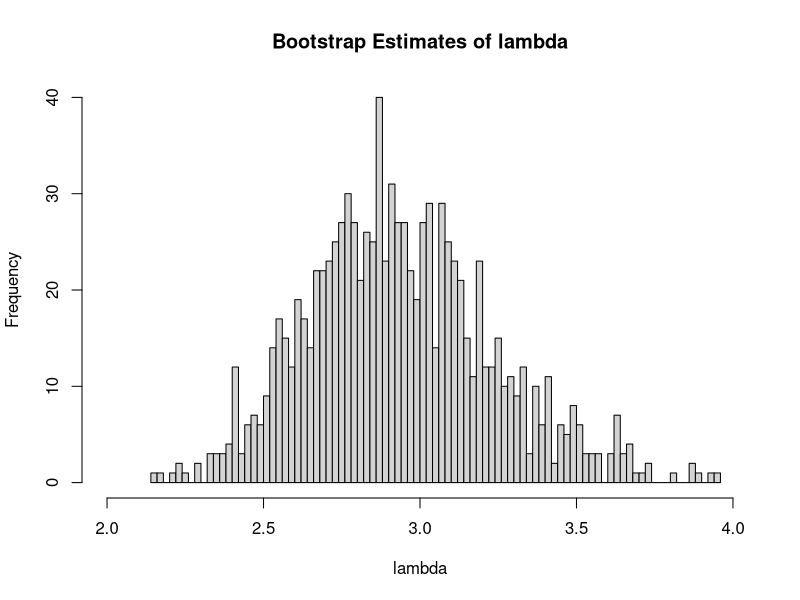
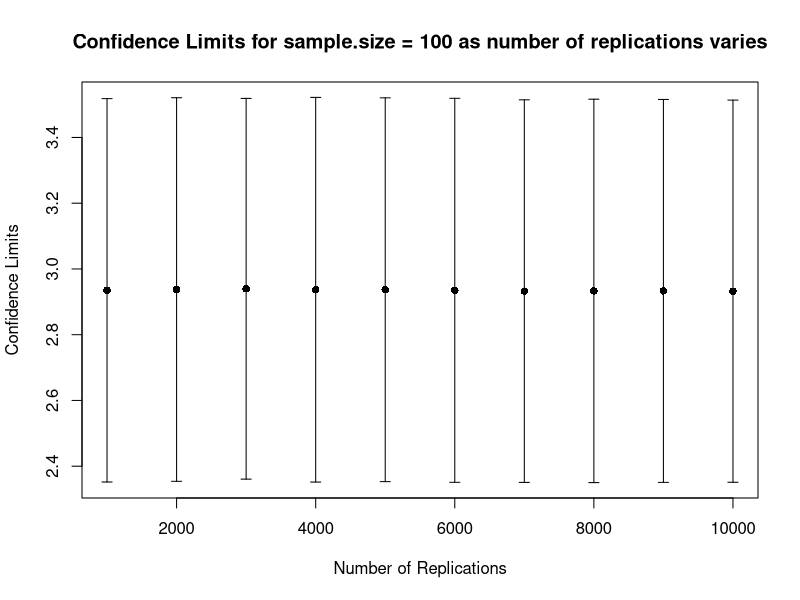
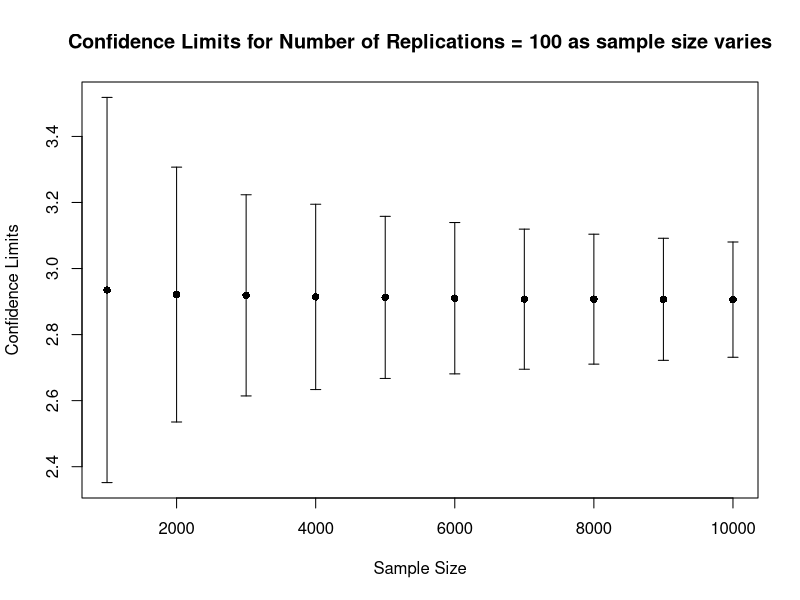

Generate these figures, in order, with R:
## ---- chunk 1
set.seed(0)
test_data <- rexp(100, rate = 3)
## ---- chunk 2
mean(test_data)
## ---- chunk 3
lambda_hat <- 1 / mean(test_data)
lambda_hat
## ---- chunk 4
set.seed(0)
B = 1000
## ---- chunk 5
lambda_bootstrap <- replicate(B, 1 / mean(rexp(n = 100, lambda_hat)))
## ---- chunk 6
hist(
  lambda_bootstrap,
  xlab = 'lambda',
  ylab = 'Frequency',
  main = 'Bootstrap Estimates of lambda',
  breaks = 100,
  xlim = c(2, 4)
)
## ---- chunk 7
# Estimate of standard error of lambda
se_bootstrap <- sd(lambda_bootstrap)
# 95% confidence interval for bootstrap estimate of lambda
c(
  mean(lambda_bootstrap) - 1.96 * se_bootstrap,
  mean(lambda_bootstrap) + 1.96 * se_bootstrap
)
## ---- chunk 8
boot.sample <- function(sample.size, B) {
  #code here
  
  # Initialize matrix to store upper and lower confidence intervals
  confidence_95 <- matrix(rep(-999), nrow = length(sample.size) * length(B), ncol = 4)
  colnames(confidence_95) <- c('Lower confidence interval','Higher confidence interval','Sample Size','B')
  # Initialize a counter that indicate the position of current confidence interval in the matrix
  count <- 1
  
  # Simulation
  if (count < dim(confidence_95)[1]) {
    for (i in 1:length(sample.size)) {
      for (j in 1:length(B)) {
        # Bootstrap estimate of lambda
        set.seed(0)
        lambda_bootstrap <-
        replicate(B[j], 1 / mean(rexp(n = sample.size[i], lambda_hat)))
        # Estimate of standard error of lambda
        se_bootstrap <- sd(lambda_bootstrap)
        # 95% confidence interval for bootstrap estimate of lambda
        confidence_95_tmp <- c(
          mean(lambda_bootstrap) - 1.96 * se_bootstrap,
          mean(lambda_bootstrap) + 1.96 * se_bootstrap
        )
        confidence_95[count,] <- c(confidence_95_tmp,sample.size[i],B[j])
        count = count + 1
      }
    }
  }
  return(confidence_95)
}
## ---- chunk 9
# Show case
B <- seq(1000, length = 10, by = 1000)
sample.size <- seq(100, length = 10, by = 100)
head(boot.sample(sample.size,B))
## ---- chunk 10
simulated_CI <- boot.sample(sample.size,B)
# For fixed sample size = 100
library(Hmisc)
errbar(
  B,
  apply(simulated_CI[1:10, 1:2], 1, mean),
  simulated_CI[1:10, ][, 1],
  simulated_CI[1:10, ][, 2],
  xlab = 'Number of Replications',
  ylab = 'Confidence Limits'
  )
title(main = 'Confidence Limits for sample.size = 100 as number of replications varies')

# For fixed number of replications = 1000
errbar(
  B,
  apply(simulated_CI[seq(1, length = 10, by = 10), 1:2], 1, mean),
  simulated_CI[seq(1, length = 10, by = 10), ][, 1],
  simulated_CI[seq(1, length = 10, by = 10), ][, 2],
  xlab = 'Sample Size',
  ylab = 'Confidence Limits'
  )
title(main = 'Confidence Limits for Number of Replications = 100 as sample size varies')
